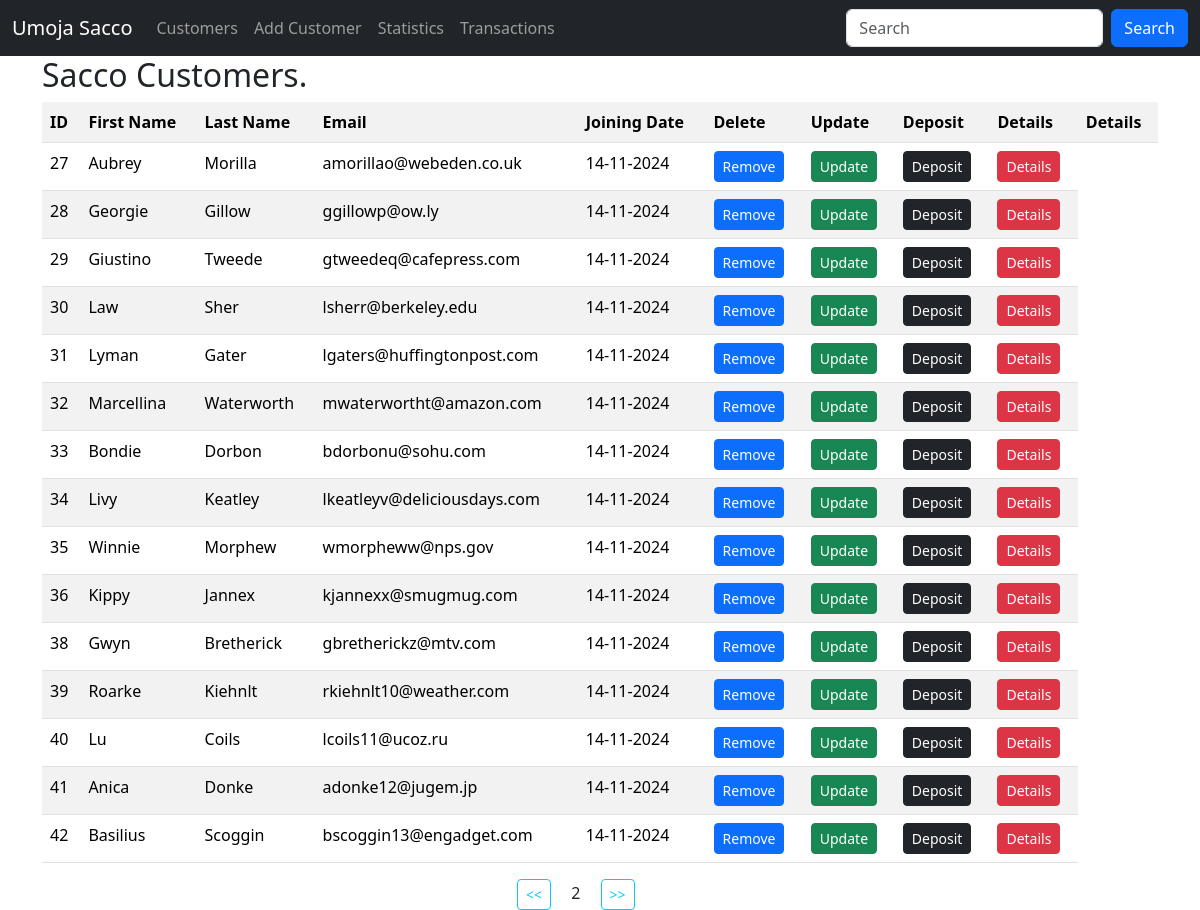
Page /?page=2 (signed in) on the committed database.
### sacco/models.py (models this page shows, shortened)
class Customer(models.Model):
    first_name = models.CharField(max_length=30)
    last_name = models.CharField(max_length=30)
    email = models.EmailField(unique=True)
    dob = models.DateField()
    gender = models.CharField(max_length=10)
    weight = models.IntegerField(default=0)
    profile_pic = models.ImageField(upload_to=generate_unique_name, null=True ) # holds the image field
    created_at = models.DateTimeField(auto_now_add=True)  # to show when it was created
    updated_at = models.DateTimeField(auto_now=True)
    class Meta:
        db_table = 'customers'

### sacco/views.py (the view)
# urls.py: path('', views.customers, name='customers'),
@login_required
def customers(request):
    data = Customer.objects.all().order_by('id').values()   # select*from all orm object relational mapper. -id means in descending orderwhile id is in ascending order
    paginator = Paginator(data, 15)  #this one separets the data in pages
    page_number = request.GET.get('page', 1)
    try:
        paginated_data = paginator.page(page_number)
    except PageNotAnInteger |EmptyPage:
        paginated_data = paginator.page(1)
    return render(request, "customers.html", {"data": paginated_data})

### templates/customers.html (shortened to what this page needs)
{% extends 'master.html' %}
{% block content %}
	<div class="container">
    <h2>Sacco Customers.</h2>
    <table class="table table-striped">
        <tr>
            <th>ID</th>
            <th>First Name</th>
            <th>Last Name</th>
            <th>Email</th>
            <th>Joining Date</th>
            {% if  perms.Sacco.delete_customer %}
            	<th> Delete</th>
            {% endif %}
            {% if  perms.Sacco.change_customer %}
            	 <th> Update</th>
            {% endif %}
            {% if  perms.Sacco.add_deposit %}
            	 <th> Deposit</th>
            {% endif %}
            {% if  perms.Sacco.view_customer %}
            <th> Details</th>
            {% endif %}
            <th> Details</th>
        </tr>
        {% for customer in data.object_list %}   {% comment %}click fore then control space and choose the second option{% endcomment %}
        	<tr>
                <td>{{ customer.id }}</td>
                <td>{{ customer.first_name }}</td>
                <td>{{ customer.last_name}}</td>
                <td>{{ customer.email }}</td>
                <td>{{ customer.created_at |date:"d-m-Y" }}</td>
                {% if perms.Sacco.delete_customer %}
                	<td>
                    <a class ="btn btn-primary btn-sm " href="{% url 'delete_customer' customer.id %}" >Remove</a>
                </td>
                {% endif %}
                {% if perms.Sacco.change_customer %}
                	 <td>
                    <a class ="btn btn-success btn-sm" href="{% url 'update_customer' customer.id %}" >Update</a>
                </td>
                {% endif %}
               {% if perms.Sacco.add_deposit %}
                	 <td>
                    <a class ="btn btn-dark btn-sm" href="{% url 'deposit' customer.id %}" >Deposit</a>
                </td>
                {% endif %}
               {% if perms.Sacco.view_customer %}
                	  <td>
                    <a class ="btn btn-danger btn-sm" href="{% url 'customer_details' customer.id %}" >Details</a>
                </td>
                {% endif %}
            </tr>
        {% empty %}
        	<p>No Customers In the Sacco</p>
        {% endfor %}
    </table>
    <div class="row justify-content-center">
        <div class="col-sm-2">
            {% if data.has_previous %}
                <a class="btn btn-outline-info btn-sm"  href="?page={{ data.previous_page_number }}"> << </a>
            {% endif %}
            <span class="mx-3">{{ data.number }}</span>
            {% if data.has_next %}
                <a class="btn btn-outline-info btn-sm" href="?page={{ data.next_page_number }}"> >> </a>
            {% endif %}
        </div>
    </div>
    </div>
{% endblock %}

### rows in the picture
Customer: id "27", first_name "Aubrey", last_name "Morilla", email "amorillao@webeden.co.uk", created_at "14-11-2024"
Customer: id "28", first_name "Georgie", last_name "Gillow", email "ggillowp@ow.ly", created_at "14-11-2024"
Customer: id "29", first_name "Giustino", last_name "Tweede", email "gtweedeq@cafepress.com", created_at "14-11-2024"
Customer: id "30", first_name "Law", last_name "Sher", email "lsherr@berkeley.edu", created_at "14-11-2024"
Customer: id "31", first_name "Lyman", last_name "Gater", email "lgaters@huffingtonpost.com", created_at "14-11-2024"
Customer: id "32", first_name "Marcellina", last_name "Waterworth", email "mwaterwortht@amazon.com", created_at "14-11-2024"
Customer: id "33", first_name "Bondie", last_name "Dorbon", email "bdorbonu@sohu.com", created_at "14-11-2024"
Customer: id "34", first_name "Livy", last_name "Keatley", email "lkeatleyv@deliciousdays.com", created_at "14-11-2024"
Customer: id "35", first_name "Winnie", last_name "Morphew", email "wmorpheww@nps.gov", created_at "14-11-2024"
Customer: id "36", first_name "Kippy", last_name "Jannex", email "kjannexx@smugmug.com", created_at "14-11-2024"
Customer: id "38", first_name "Gwyn", last_name "Bretherick", email "gbretherickz@mtv.com", created_at "14-11-2024"
Customer: id "39", first_name "Roarke", last_name "Kiehnlt", email "rkiehnlt10@weather.com", created_at "14-11-2024"
Customer: id "40", first_name "Lu", last_name "Coils", email "lcoils11@ucoz.ru", created_at "14-11-2024"
Customer: id "41", first_name "Anica", last_name "Donke", email "adonke12@jugem.jp", created_at "14-11-2024"
Customer: id "42", first_name "Basilius", last_name "Scoggin", email "bscoggin13@engadget.com", created_at "14-11-2024"

### other values in the picture
{{ data.number }} "2"
